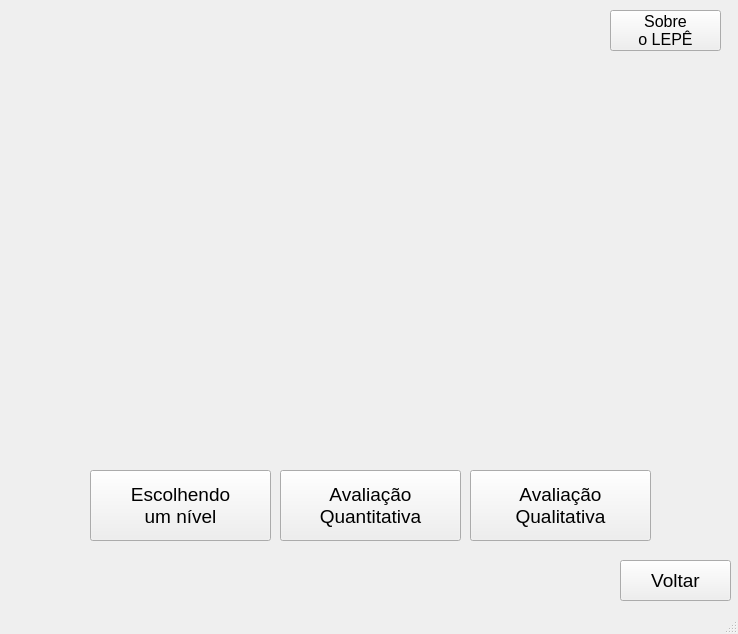
<?xml version="1.0" encoding="UTF-8"?>
<ui version="4.0">
 <class>MainWindow</class>
 <widget class="QMainWindow" name="MainWindow">
  <property name="geometry">
   <rect>
    <x>0</x>
    <y>0</y>
    <width>738</width>
    <height>634</height>
   </rect>
  </property>
  <property name="windowTitle">
   <string>Ajuda - Tutoriais</string>
  </property>
  <widget class="QWidget" name="centralwidget">
   <widget class="QPushButton" name="voltarBt">
    <property name="geometry">
     <rect>
      <x>620</x>
      <y>560</y>
      <width>111</width>
      <height>41</height>
     </rect>
    </property>
    <property name="font">
     <font>
      <pointsize>14</pointsize>
     </font>
    </property>
    <property name="text">
     <string>Voltar</string>
    </property>
   </widget>
   <widget class="QWidget" name="tutorialWidget" native="true">
    <property name="geometry">
     <rect>
      <x>90</x>
      <y>60</y>
      <width>551</width>
      <height>401</height>
     </rect>
    </property>
   </widget>
   <widget class="QPushButton" name="tutorial1Bt">
    <property name="geometry">
     <rect>
      <x>90</x>
      <y>470</y>
      <width>181</width>
      <height>71</height>
     </rect>
    </property>
    <property name="font">
     <font>
      <pointsize>14</pointsize>
     </font>
    </property>
    <property name="text">
     <string>Escolhendo
um nível</string>
    </property>
    <property name="icon">
     <iconset>
      <normaloff>../icons/arrow.png</normaloff>../icons/arrow.png</iconset>
    </property>
   </widget>
   <widget class="QPushButton" name="tutorial2Bt">
    <property name="geometry">
     <rect>
      <x>280</x>
      <y>470</y>
      <width>181</width>
      <height>71</height>
     </rect>
    </property>
    <property name="font">
     <font>
      <pointsize>14</pointsize>
     </font>
    </property>
    <property name="text">
     <string>Avaliação 
Quantitativa</string>
    </property>
    <property name="icon">
     <iconset>
      <normaloff>../icons/arrow.png</normaloff>../icons/arrow.png</iconset>
    </property>
   </widget>
   <widget class="QPushButton" name="tutorial3Bt">
    <property name="geometry">
     <rect>
      <x>470</x>
      <y>470</y>
      <width>181</width>
      <height>71</height>
     </rect>
    </property>
    <property name="font">
     <font>
      <pointsize>14</pointsize>
     </font>
    </property>
    <property name="text">
     <string>Avaliação
Qualitativa</string>
    </property>
    <property name="icon">
     <iconset>
      <normaloff>../icons/arrow.png</normaloff>../icons/arrow.png</iconset>
    </property>
   </widget>
   <widget class="QPushButton" name="sobreBt">
    <property name="geometry">
     <rect>
      <x>610</x>
      <y>10</y>
      <width>111</width>
      <height>41</height>
     </rect>
    </property>
    <property name="font">
     <font>
      <pointsize>12</pointsize>
     </font>
    </property>
    <property name="text">
     <string>Sobre
o LEPÊ</string>
    </property>
   </widget>
  </widget>
  <widget class="QStatusBar" name="statusbar"/>
 </widget>
 <resources/>
 <connections/>
</ui>
